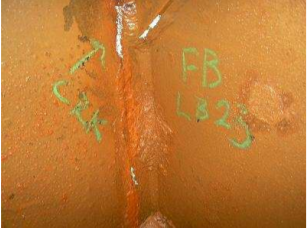
#> input picture Test2.bmp, 307 x 228 px, given in place of sample.mp4, which was not available
$ jupyter execute --allow-errors 'Crack Detection Using the Algorithm.ipynb'   (older library calls are emulated)
#> lines starting #> are read from the running program, lines starting #| are printed output that depends on the picture; after the words box and inside, x2 and y2 are one past the last pixel; in counts of white or black regions, pixels touching at a corner belong together; pictures that were not available may be replaced by others from this repository, and a replacement may not be noted
[cell 1]
import numpy as np
import os
import cv2
import matplotlib.pyplot as plt

# defining the crack detector function

# here weak_th and strong_th are thresholds for
# double thresholding step
def PCD(img, weak_th = None, strong_th = None):

    # conversion of image to grayscale
    img = cv2.cvtColor(img, cv2.COLOR_BGR2GRAY)

    # Noise reduction step
    img = cv2.GaussianBlur(img, (5, 5), 1.6)

    # Calculating the gradients
    gx = cv2.Sobel(np.float32(img), cv2.CV_64F, 1, 0, 3)
    gy = cv2.Sobel(np.float32(img), cv2.CV_64F, 0, 1, 3)

    # Conversion of Cartesian coordinates to polar
    mag, ang = cv2.cartToPolar(gx, gy, angleInDegrees = True)

    # setting the minimum and maximum thresholds
    # for double thresholding
    mag_max = np.max(mag)
    if not weak_th:weak_th = mag_max * 0.1
    if not strong_th:strong_th = mag_max * 0.5

    # getting the dimensions of the input image
    height, width = img.shape

    # Looping through every pixel of the grayscale
    # image
    for i_x in range(width):
        for i_y in range(height):

            grad_ang = ang[i_y, i_x]
            grad_ang = abs(grad_ang-180) if abs(grad_ang)>180 else abs(grad_ang)

            # selecting the neighbours of the target pixel
            # according to the gradient direction
            # In the x axis direction
            if grad_ang<= 22.5:
                neighb_1_x, neighb_1_y = i_x-1, i_y
                neighb_2_x, neighb_2_y = i_x + 1, i_y

            # top right (diagonal-1) direction
            elif grad_ang>22.5 and grad_ang<=(22.5 + 45):
                neighb_1_x, neighb_1_y = i_x-1, i_y-1
                neighb_2_x, neighb_2_y = i_x + 1, i_y + 1

            # In y-axis direction
            elif grad_ang>(22.5 + 45) and grad_ang<=(22.5 + 90):
                neighb_1_x, neighb_1_y = i_x, i_y-1
                neighb_2_x, neighb_2_y = i_x, i_y + 1

            # top left (diagonal-2) direction
            elif grad_ang>(22.5 + 90) and grad_ang<=(22.5 + 135):
                neighb_1_x, neighb_1_y = i_x-1, i_y + 1
                neighb_2_x, neighb_2_y = i_x + 1, i_y-1

            # Now it restarts the cycle
            elif grad_ang>(22.5 + 135) and grad_ang<=(22.5 + 180):
                neighb_1_x, neighb_1_y = i_x-1, i_y
                neighb_2_x, neighb_2_y = i_x + 1, i_y

            # Non-maximum suppression step
            if width>neighb_1_x>= 0 and height>neighb_1_y>= 0:
                if mag[i_y, i_x]<mag[neighb_1_y, neighb_1_x]:
                    mag[i_y, i_x]= 0
                    continue

            if width>neighb_2_x>= 0 and height>neighb_2_y>= 0:
                if mag[i_y, i_x]<mag[neighb_2_y, neighb_2_x]:
                    mag[i_y, i_x]= 0

    weak_ids = np.zeros_like(img)
    strong_ids = np.zeros_like(img)
    ids = np.zeros_like(img)

    # double thresholding step
    for i_x in range(width):
        for i_y in range(height):

            grad_mag = mag[i_y, i_x]

            if grad_mag<weak_th:
                mag[i_y, i_x]= 0
            elif strong_th>grad_mag>= weak_th:
                ids[i_y, i_x]= 1
            else:
                ids[i_y, i_x]= 2


    # finally returning the magnitude of
    # gradients of edges
    return mag


frame = cv2.imread('01Test.jpg')

# calling the designed function for
# finding edges
# for potential cracks

#> (the rest of this cell did not finish here and is left out)

[cell 2]
# importing the necessary libraries
import cv2
import numpy as np

# Creating a VideoCapture object to read the video
cap = cv2.VideoCapture('sample.mp4')


# Loop until the end of the video
while (cap.isOpened()):

    # Capture frame-by-frame
    ret, frame = cap.read()
#> frame is the input picture: shape (228, 307, 3); mean B, G, R 51.6, 121.3, 189.6
    frame = cv2.resize(frame, (540, 380), fx = 0, fy = 0,
                         interpolation = cv2.INTER_CUBIC)
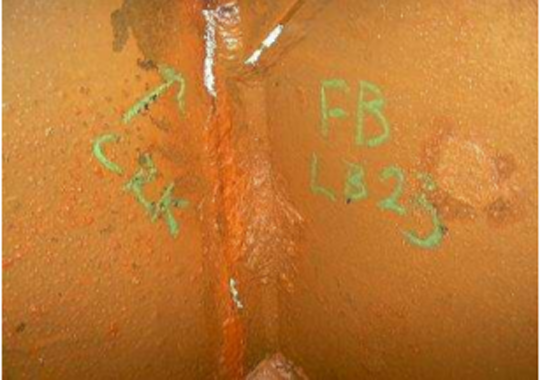
#> frame: shape (380, 540, 3); mean B, G, R 51.6, 121.3, 189.6

    # Display the resulting frame
    cv2.imshow('Frame', frame)

    # conversion of BGR to grayscale is necessary to apply this operation
    gray = cv2.cvtColor(frame, cv2.COLOR_BGR2GRAY)
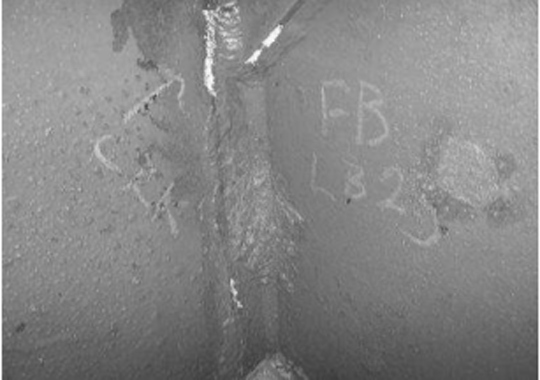
#> gray: shape (380, 540); min 59, max 255, mean 133.8

    # adaptive thresholding to use different threshold
    # values on different regions of the frame.
    Thresh = cv2.adaptiveThreshold(gray, 255, cv2.ADAPTIVE_THRESH_MEAN_C,
                                           cv2.THRESH_BINARY_INV, 11, 2)
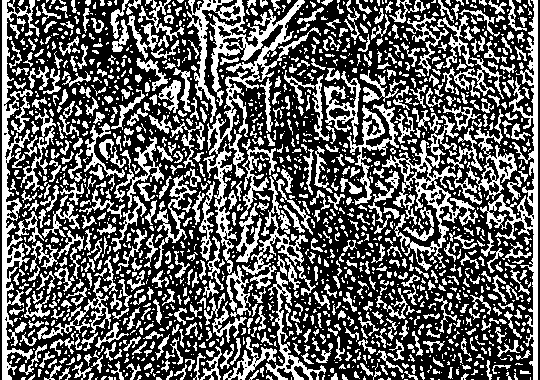
#> Thresh: shape (380, 540); 37.9% white; 1709 white regions (1041 under 20 px), largest, box (x1, y1, x2, y2) and area: (187, 0, 321, 274) 5859, (2, 0, 40, 380) 3546, (480, 0, 538, 380) 3491

    cv2.imshow('Thresh', Thresh)
    # define q as the exit button
    if cv2.waitKey(25) & 0xFF == ord('q'):
#> (key q is pressed here)
        break

# release the video capture object
cap.release()
# Closes all the windows currently opened.
cv2.destroyAllWindows()
